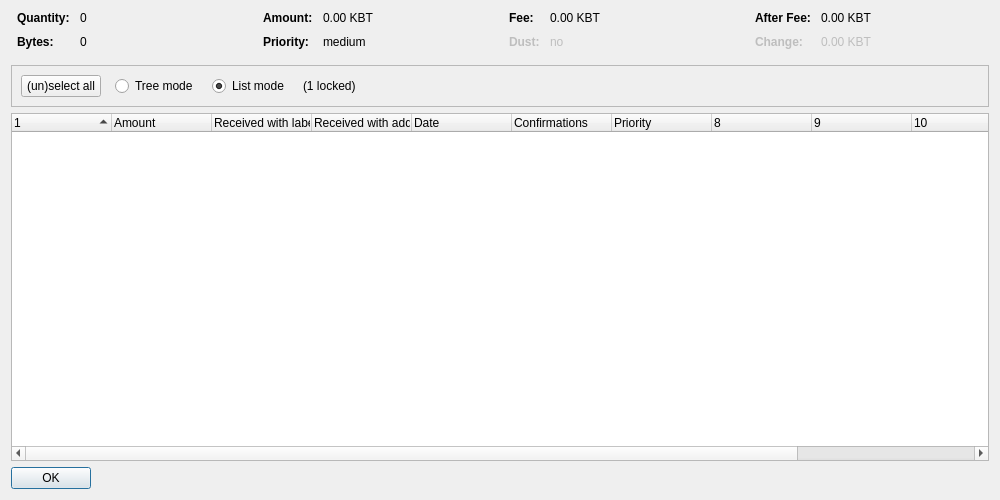
<?xml version="1.0" encoding="UTF-8"?>
<ui version="4.0">
 <class>CoinControlDialog</class>
 <widget class="QDialog" name="CoinControlDialog">
  <property name="geometry">
   <rect>
    <x>0</x>
    <y>0</y>
    <width>1000</width>
    <height>500</height>
   </rect>
  </property>
  <property name="windowTitle">
   <string>Coin Selection</string>
  </property>
  <layout class="QVBoxLayout" name="verticalLayout">
   <item>
    <layout class="QHBoxLayout" name="horizontalLayoutTop" stretch="0,0,0,0">
     <property name="topMargin">
      <number>0</number>
     </property>
     <property name="bottomMargin">
      <number>10</number>
     </property>
     <item>
      <layout class="QFormLayout" name="formLayoutCoinControl1">
       <property name="horizontalSpacing">
        <number>10</number>
       </property>
       <property name="verticalSpacing">
        <number>10</number>
       </property>
       <property name="leftMargin">
        <number>6</number>
       </property>
       <property name="rightMargin">
        <number>6</number>
       </property>
       <item row="0" column="0">
        <widget class="QLabel" name="labelCoinControlQuantityText">
         <property name="font">
          <font>
           <weight>75</weight>
           <bold>true</bold>
          </font>
         </property>
         <property name="text">
          <string>Quantity:</string>
         </property>
        </widget>
       </item>
       <item row="0" column="1">
        <widget class="QLabel" name="labelCoinControlQuantity">
         <property name="cursor">
          <cursorShape>IBeamCursor</cursorShape>
         </property>
         <property name="contextMenuPolicy">
          <enum>Qt::ActionsContextMenu</enum>
         </property>
         <property name="text">
          <string notr="true">0</string>
         </property>
         <property name="textInteractionFlags">
          <set>Qt::LinksAccessibleByMouse|Qt::TextSelectableByKeyboard|Qt::TextSelectableByMouse</set>
         </property>
        </widget>
       </item>
       <item row="1" column="0">
        <widget class="QLabel" name="labelCoinControlBytesText">
         <property name="font">
          <font>
           <weight>75</weight>
           <bold>true</bold>
          </font>
         </property>
         <property name="text">
          <string>Bytes:</string>
         </property>
        </widget>
       </item>
       <item row="1" column="1">
        <widget class="QLabel" name="labelCoinControlBytes">
         <property name="cursor">
          <cursorShape>IBeamCursor</cursorShape>
         </property>
         <property name="contextMenuPolicy">
          <enum>Qt::ActionsContextMenu</enum>
         </property>
         <property name="text">
          <string notr="true">0</string>
         </property>
         <property name="textInteractionFlags">
          <set>Qt::LinksAccessibleByMouse|Qt::TextSelectableByKeyboard|Qt::TextSelectableByMouse</set>
         </property>
        </widget>
       </item>
      </layout>
     </item>
     <item>
      <layout class="QFormLayout" name="formLayoutCoinControl2">
       <property name="horizontalSpacing">
        <number>10</number>
       </property>
       <property name="verticalSpacing">
        <number>10</number>
       </property>
       <property name="leftMargin">
        <number>6</number>
       </property>
       <property name="rightMargin">
        <number>6</number>
       </property>
       <item row="0" column="0">
        <widget class="QLabel" name="labelCoinControlAmountText">
         <property name="font">
          <font>
           <weight>75</weight>
           <bold>true</bold>
          </font>
         </property>
         <property name="text">
          <string>Amount:</string>
         </property>
        </widget>
       </item>
       <item row="0" column="1">
        <widget class="QLabel" name="labelCoinControlAmount">
         <property name="cursor">
          <cursorShape>IBeamCursor</cursorShape>
         </property>
         <property name="contextMenuPolicy">
          <enum>Qt::ActionsContextMenu</enum>
         </property>
         <property name="text">
          <string notr="true">0.00 KBT</string>
         </property>
         <property name="textInteractionFlags">
          <set>Qt::LinksAccessibleByMouse|Qt::TextSelectableByKeyboard|Qt::TextSelectableByMouse</set>
         </property>
        </widget>
       </item>
       <item row="1" column="0">
        <widget class="QLabel" name="labelCoinControlPriorityText">
         <property name="font">
          <font>
           <weight>75</weight>
           <bold>true</bold>
          </font>
         </property>
         <property name="text">
          <string>Priority:</string>
         </property>
        </widget>
       </item>
       <item row="1" column="1">
        <widget class="QLabel" name="labelCoinControlPriority">
         <property name="cursor">
          <cursorShape>IBeamCursor</cursorShape>
         </property>
         <property name="contextMenuPolicy">
          <enum>Qt::ActionsContextMenu</enum>
         </property>
         <property name="text">
          <string notr="true">medium</string>
         </property>
         <property name="textInteractionFlags">
          <set>Qt::LinksAccessibleByMouse|Qt::TextSelectableByKeyboard|Qt::TextSelectableByMouse</set>
         </property>
        </widget>
       </item>
      </layout>
     </item>
     <item>
      <layout class="QFormLayout" name="formLayoutCoinControl3">
       <property name="horizontalSpacing">
        <number>10</number>
       </property>
       <property name="verticalSpacing">
        <number>10</number>
       </property>
       <property name="leftMargin">
        <number>6</number>
       </property>
       <property name="rightMargin">
        <number>6</number>
       </property>
       <item row="0" column="0">
        <widget class="QLabel" name="labelCoinControlFeeText">
         <property name="font">
          <font>
           <weight>75</weight>
           <bold>true</bold>
          </font>
         </property>
         <property name="text">
          <string>Fee:</string>
         </property>
        </widget>
       </item>
       <item row="0" column="1">
        <widget class="QLabel" name="labelCoinControlFee">
         <property name="cursor">
          <cursorShape>IBeamCursor</cursorShape>
         </property>
         <property name="contextMenuPolicy">
          <enum>Qt::ActionsContextMenu</enum>
         </property>
         <property name="text">
          <string notr="true">0.00 KBT</string>
         </property>
         <property name="textInteractionFlags">
          <set>Qt::LinksAccessibleByMouse|Qt::TextSelectableByKeyboard|Qt::TextSelectableByMouse</set>
         </property>
        </widget>
       </item>
       <item row="1" column="0">
        <widget class="QLabel" name="labelCoinControlLowOutputText">
         <property name="enabled">
          <bool>false</bool>
         </property>
         <property name="font">
          <font>
           <weight>75</weight>
           <bold>true</bold>
          </font>
         </property>
         <property name="text">
          <string>Dust:</string>
         </property>
        </widget>
       </item>
       <item row="1" column="1">
        <widget class="QLabel" name="labelCoinControlLowOutput">
         <property name="enabled">
          <bool>false</bool>
         </property>
         <property name="cursor">
          <cursorShape>IBeamCursor</cursorShape>
         </property>
         <property name="contextMenuPolicy">
          <enum>Qt::ActionsContextMenu</enum>
         </property>
         <property name="text">
          <string notr="true">no</string>
         </property>
         <property name="textInteractionFlags">
          <set>Qt::LinksAccessibleByMouse|Qt::TextSelectableByKeyboard|Qt::TextSelectableByMouse</set>
         </property>
        </widget>
       </item>
      </layout>
     </item>
     <item>
      <layout class="QFormLayout" name="formLayoutCoinControl4">
       <property name="horizontalSpacing">
        <number>10</number>
       </property>
       <property name="verticalSpacing">
        <number>10</number>
       </property>
       <property name="leftMargin">
        <number>6</number>
       </property>
       <property name="rightMargin">
        <number>6</number>
       </property>
       <item row="0" column="0">
        <widget class="QLabel" name="labelCoinControlAfterFeeText">
         <property name="font">
          <font>
           <weight>75</weight>
           <bold>true</bold>
          </font>
         </property>
         <property name="text">
          <string>After Fee:</string>
         </property>
        </widget>
       </item>
       <item row="0" column="1">
        <widget class="QLabel" name="labelCoinControlAfterFee">
         <property name="cursor">
          <cursorShape>IBeamCursor</cursorShape>
         </property>
         <property name="contextMenuPolicy">
          <enum>Qt::ActionsContextMenu</enum>
         </property>
         <property name="text">
          <string notr="true">0.00 KBT</string>
         </property>
         <property name="textInteractionFlags">
          <set>Qt::LinksAccessibleByMouse|Qt::TextSelectableByKeyboard|Qt::TextSelectableByMouse</set>
         </property>
        </widget>
       </item>
       <item row="1" column="0">
        <widget class="QLabel" name="labelCoinControlChangeText">
         <property name="enabled">
          <bool>false</bool>
         </property>
         <property name="font">
          <font>
           <weight>75</weight>
           <bold>true</bold>
          </font>
         </property>
         <property name="text">
          <string>Change:</string>
         </property>
        </widget>
       </item>
       <item row="1" column="1">
        <widget class="QLabel" name="labelCoinControlChange">
         <property name="enabled">
          <bool>false</bool>
         </property>
         <property name="cursor">
          <cursorShape>IBeamCursor</cursorShape>
         </property>
         <property name="contextMenuPolicy">
          <enum>Qt::ActionsContextMenu</enum>
         </property>
         <property name="text">
          <string notr="true">0.00 KBT</string>
         </property>
         <property name="textInteractionFlags">
          <set>Qt::LinksAccessibleByMouse|Qt::TextSelectableByKeyboard|Qt::TextSelectableByMouse</set>
         </property>
        </widget>
       </item>
      </layout>
     </item>
    </layout>
   </item>
   <item>
    <widget class="QFrame" name="frame">
     <property name="minimumSize">
      <size>
       <width>0</width>
       <height>40</height>
      </size>
     </property>
     <property name="frameShape">
      <enum>QFrame::StyledPanel</enum>
     </property>
     <property name="frameShadow">
      <enum>QFrame::Sunken</enum>
     </property>
     <layout class="QHBoxLayout" name="horizontalLayout">
      <item>
       <layout class="QHBoxLayout" name="horizontalLayoutPanel" stretch="0,0,0,0,0">
        <property name="spacing">
         <number>14</number>
        </property>
        <item>
         <widget class="QPushButton" name="pushButtonSelectAll">
          <property name="sizePolicy">
           <sizepolicy hsizetype="Maximum" vsizetype="Fixed">
            <horstretch>0</horstretch>
            <verstretch>0</verstretch>
           </sizepolicy>
          </property>
          <property name="text">
           <string>(un)select all</string>
          </property>
          <property name="autoDefault">
           <bool>false</bool>
          </property>
         </widget>
        </item>
        <item>
         <widget class="QRadioButton" name="radioTreeMode">
          <property name="sizePolicy">
           <sizepolicy hsizetype="Maximum" vsizetype="Fixed">
            <horstretch>0</horstretch>
            <verstretch>0</verstretch>
           </sizepolicy>
          </property>
          <property name="text">
           <string>Tree mode</string>
          </property>
         </widget>
        </item>
        <item>
         <widget class="QRadioButton" name="radioListMode">
          <property name="sizePolicy">
           <sizepolicy hsizetype="Maximum" vsizetype="Fixed">
            <horstretch>0</horstretch>
            <verstretch>0</verstretch>
           </sizepolicy>
          </property>
          <property name="text">
           <string>List mode</string>
          </property>
          <property name="checked">
           <bool>true</bool>
          </property>
         </widget>
        </item>
        <item>
         <widget class="QLabel" name="labelLocked">
          <property name="text">
           <string notr="true">(1 locked)</string>
          </property>
         </widget>
        </item>
        <item>
         <spacer name="horizontalSpacer">
          <property name="orientation">
           <enum>Qt::Horizontal</enum>
          </property>
          <property name="sizeHint" stdset="0">
           <size>
            <width>40</width>
            <height>20</height>
           </size>
          </property>
         </spacer>
        </item>
       </layout>
      </item>
     </layout>
    </widget>
   </item>
   <item>
    <widget class="CoinControlTreeWidget" name="treeWidget">
     <property name="contextMenuPolicy">
      <enum>Qt::CustomContextMenu</enum>
     </property>
     <property name="sortingEnabled">
      <bool>false</bool>
     </property>
     <property name="columnCount">
      <number>12</number>
     </property>
     <attribute name="headerShowSortIndicator" stdset="0">
      <bool>true</bool>
     </attribute>
     <attribute name="headerStretchLastSection">
      <bool>false</bool>
     </attribute>
     <column>
      <property name="text">
       <string/>
      </property>
     </column>
     <column>
      <property name="text">
       <string>Amount</string>
      </property>
     </column>
     <column>
      <property name="text">
       <string>Received with label</string>
      </property>
     </column>
     <column>
      <property name="text">
       <string>Received with address</string>
      </property>
     </column>
     <column>
      <property name="text">
       <string>Date</string>
      </property>
     </column>
     <column>
      <property name="text">
       <string>Confirmations</string>
      </property>
      <property name="toolTip">
       <string>Confirmed</string>
      </property>
     </column>
     <column>
      <property name="text">
       <string>Priority</string>
      </property>
     </column>
     <column>
      <property name="text">
       <string/>
      </property>
     </column>
     <column>
      <property name="text">
       <string/>
      </property>
     </column>
     <column>
      <property name="text">
       <string/>
      </property>
     </column>
     <column>
      <property name="text">
       <string/>
      </property>
     </column>
     <column>
      <property name="text">
       <string/>
      </property>
     </column>
    </widget>
   </item>
   <item>
    <widget class="QDialogButtonBox" name="buttonBox">
     <property name="sizePolicy">
      <sizepolicy hsizetype="Maximum" vsizetype="Fixed">
       <horstretch>0</horstretch>
       <verstretch>0</verstretch>
      </sizepolicy>
     </property>
     <property name="orientation">
      <enum>Qt::Horizontal</enum>
     </property>
     <property name="standardButtons">
      <set>QDialogButtonBox::Ok</set>
     </property>
    </widget>
   </item>
  </layout>
 </widget>
 <customwidgets>
  <customwidget>
   <class>CoinControlTreeWidget</class>
   <extends>QTreeWidget</extends>
   <header>coincontroltreewidget.h</header>
  </customwidget>
 </customwidgets>
 <resources/>
 <connections/>
</ui>
